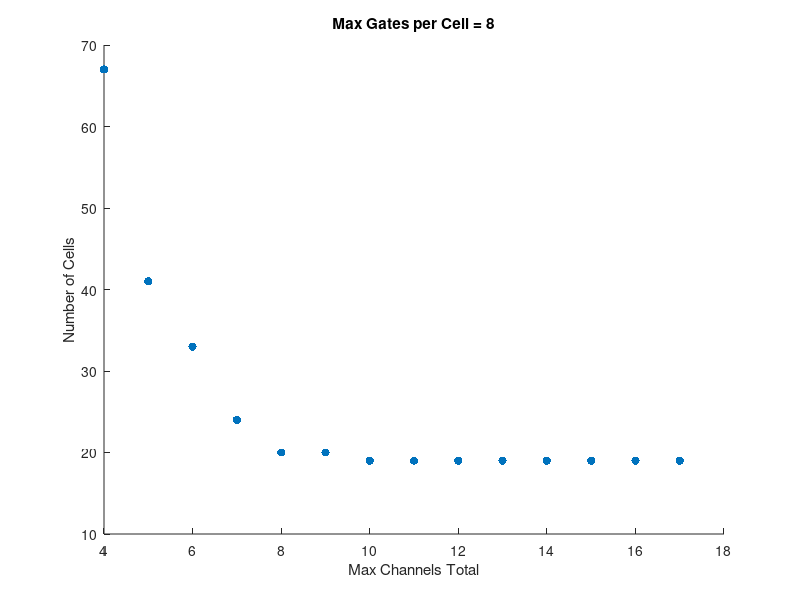
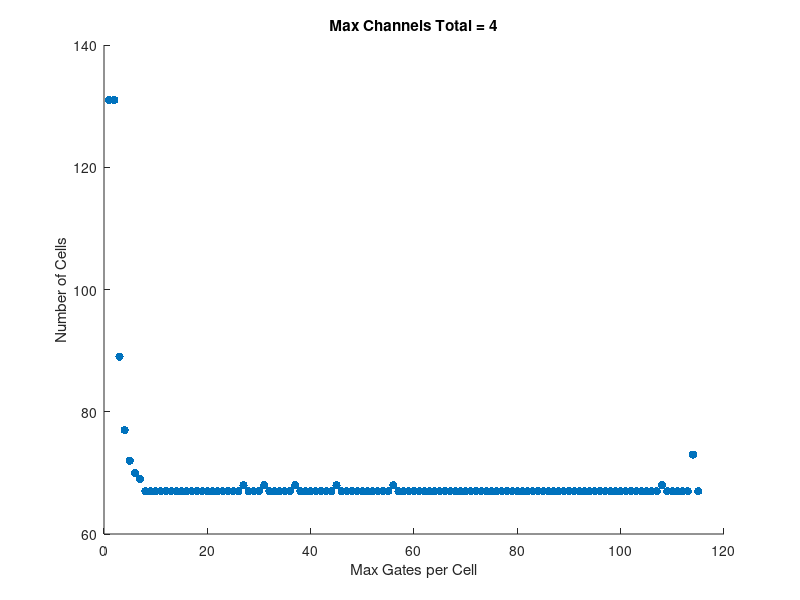
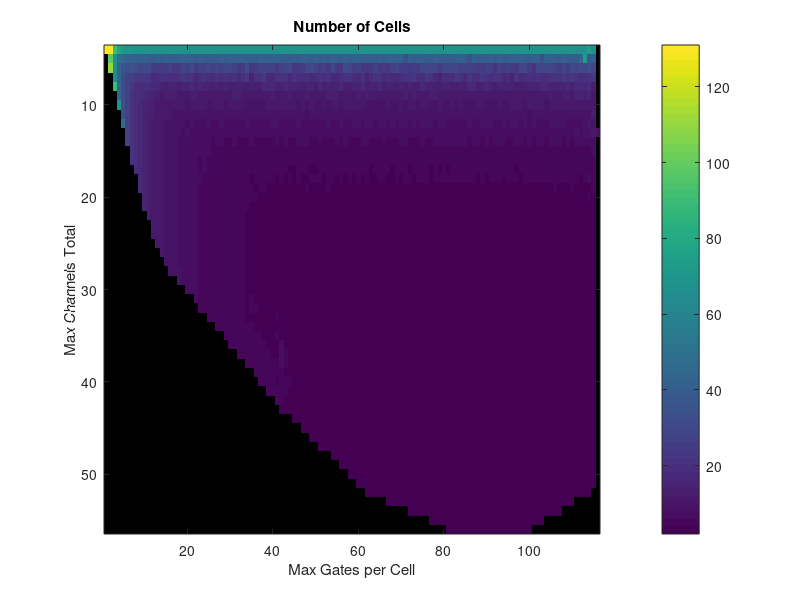
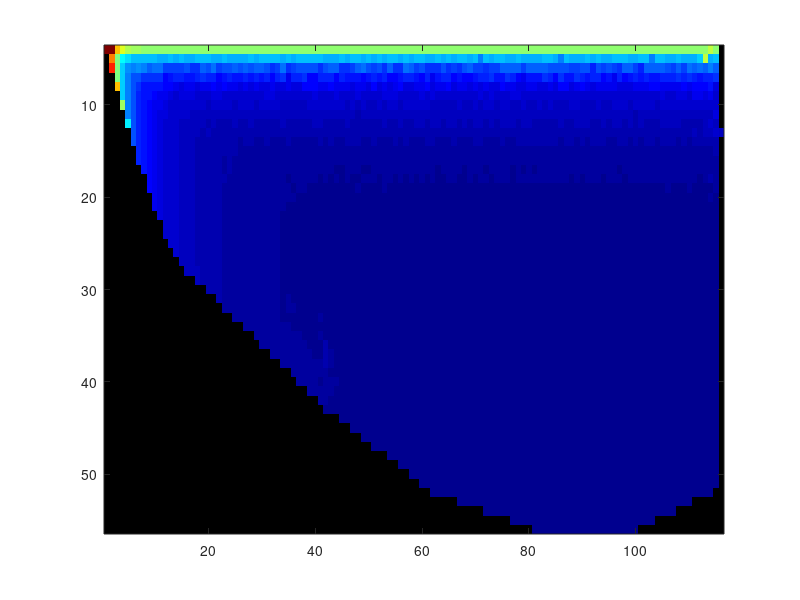

Reproduce these figures in MATLAB, in order. (Note: this script raises an error after producing the figures.)
clc
close all
clear all

data = load('data_1680611280.csv');

% Split the data into independent and dependent variables
x1 = data(:,1);
x2 = data(:,2);
y = data(:,3);

% Define the grid
n1 = length(unique(x1));
n2 = length(unique(x2));
xi = linspace(min(x1), max(x1), n1);
yi = linspace(min(x2), max(x2), n2);
[X,Y] = meshgrid(xi,yi);

% Interpolate the data onto the grid
Z = griddata(x1,x2,y,X,Y,'linear');

figure
subset = data(data(:,1) == 8, :);
scatter(subset(:,2), subset(:,3), 'filled');
xlabel('Max Channels Total');
ylabel('Number of Cells');
title('Max Gates per Cell = 8');

figure
subset = data(data(:,2) == 4, :);
scatter(subset(:,1), subset(:,3), 'filled');
xlabel('Max Gates per Cell');
ylabel('Number of Cells');
title('Max Channels Total = 4');

% Create a heatmap
figure
imagesc(xi, yi, Z);
colorbar;
xlabel('Max Gates per Cell');
ylabel('Max Channels Total');
title('Number of Cells');

figure
imagesc(xi, yi, Z);
colormap(jet); % or any other colormap of your choice
clim([0 ceil(log2(max(y(:))))]); % set the color axis limits to cover the range of data
h = colorbar;
set(gca, 'colorscale', 'log', 'clim', [1 2^ceil(log2(max(y(:))))]); % set logarithmic color scale with base 2
xlabel('Max Gates per Cell');
ylabel('Max Channels Total');
title('Number of Cells');
h.TickLabelInterpreter = 'tex'; % set the tick label interpreter to TeX
ytick = get(h,'YTick'); % get the current tick locations
h.YTickLabel = ytick; % set the tick labels to 2 raised to the power of the tick locations
